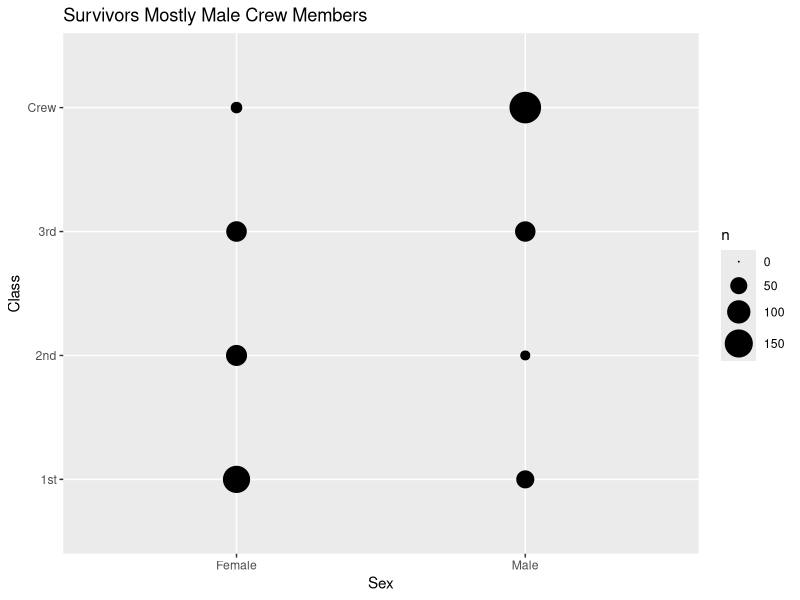
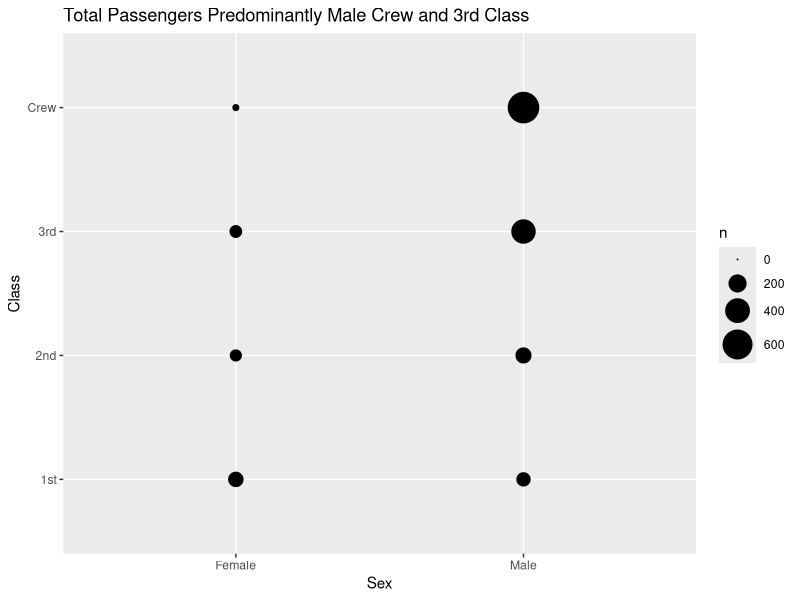
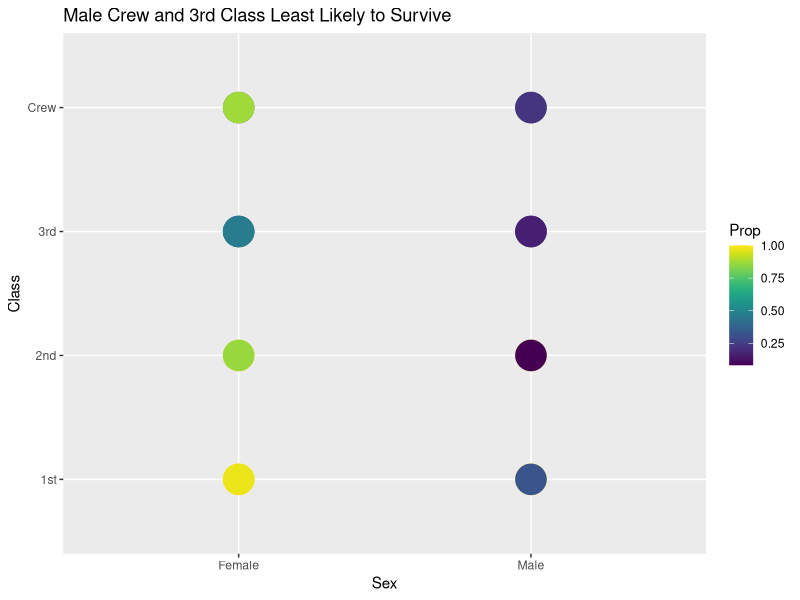
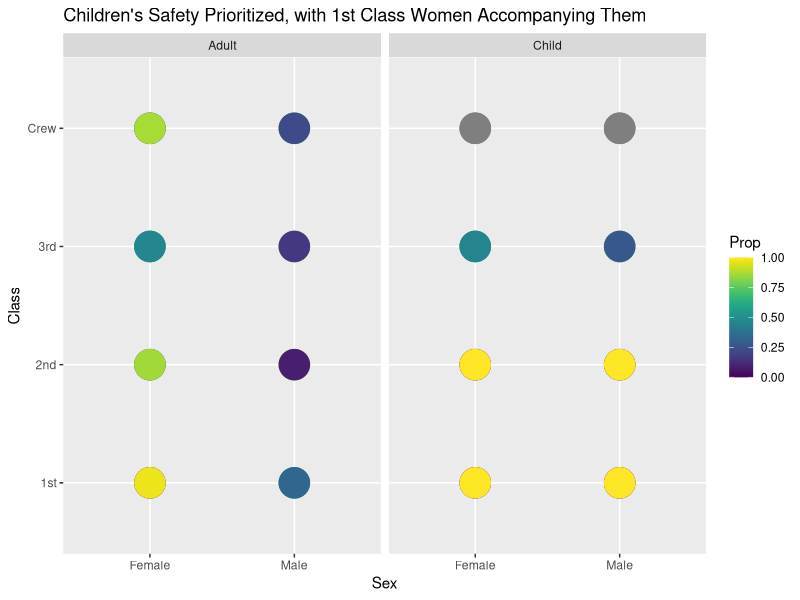
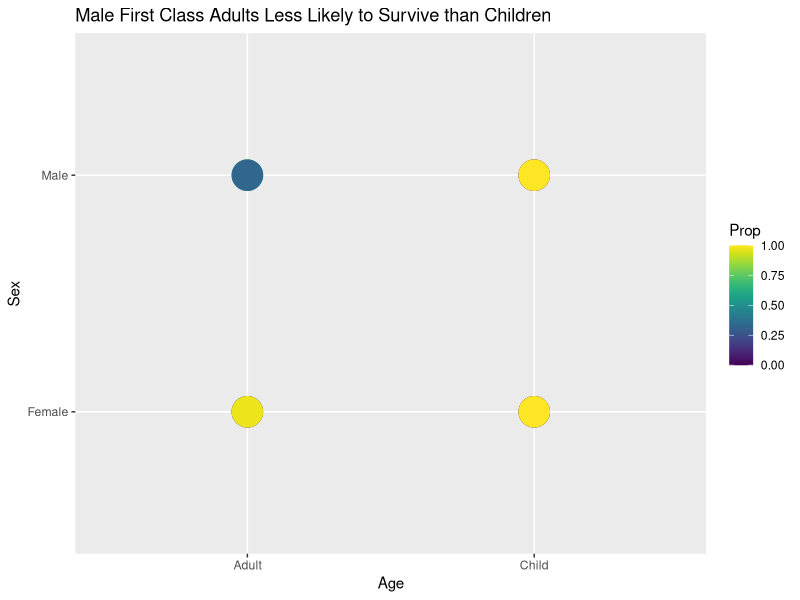

Reproduce these figures in R, in order.
## ---- chunk 1
library(tidyverse)

df_titanic <- as_tibble(Titanic)
## ---- chunk 2
glimpse(df_titanic)
## ---- chunk 3
## NOTE: No need to edit! We'll cover how to
## do this calculation in a later exercise.
df_titanic %>% summarize(total = sum(n))
## ---- chunk 4
df_titanic %>%
  filter(Survived == "Yes") %>%
  ggplot() +
  geom_point(mapping = aes(x = Sex, y = Class, size = n)) +
  scale_size_area(max_size = 10) +
  ggtitle("Survivors Mostly Male Crew Members")
## ---- chunk 5
df_titanic %>%
  ggplot() +
  geom_point(mapping = aes(x = Sex, y = Class, size = n)) +
  scale_size_area(max_size = 10) +
  ggtitle("Total Passengers Predominantly Male Crew and 3rd Class")
## ---- chunk 6
## NOTE: No need to edit! We'll cover how to
## do this calculation in a later exercise.
df_prop <-
  df_titanic %>%
  group_by(Class, Sex, Age) %>%
  mutate(
    Total = sum(n),
    Prop = n / Total
  ) %>%
  ungroup()
df_prop
## ---- chunk 7
library(viridis)
## ---- chunk 8
df_prop %>%
  filter(Survived == "Yes") %>%
  ggplot() +
  geom_point(mapping = aes(x = Sex, y = Class, color = Prop), size = 10) +
  scale_size_area(max_size = 10) +
  scale_color_viridis() +
  ggtitle("Male Crew and 3rd Class Least Likely to Survive")
## ---- chunk 9
df_prop %>%
  ggplot() +
  geom_point(mapping = aes(x = Sex, y = Class, color = Prop), size = 10) +
  scale_color_viridis() +
  facet_wrap(~Age) +
  ggtitle("Children's Safety Prioritized, with 1st Class Women Accompanying Them")
## ---- chunk 10
df_prop %>%
  filter(Class == "1st") %>%
  ggplot() +
  geom_point(mapping = aes(x = Age, y = Sex, color = Prop), size = 10) +
  scale_color_viridis() +
  ggtitle("Male First Class Adults Less Likely to Survive than Children")
